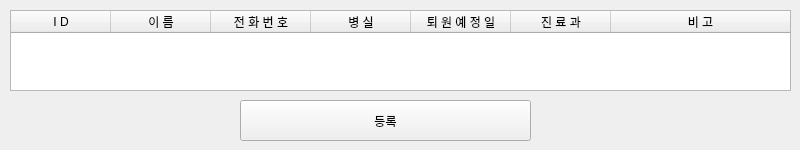
<?xml version="1.0" encoding="UTF-8"?>
<ui version="4.0">
 <class>Form</class>
 <widget class="QWidget" name="Form">
  <property name="geometry">
   <rect>
    <x>0</x>
    <y>0</y>
    <width>800</width>
    <height>150</height>
   </rect>
  </property>
  <property name="minimumSize">
   <size>
    <width>800</width>
    <height>150</height>
   </size>
  </property>
  <property name="maximumSize">
   <size>
    <width>800</width>
    <height>150</height>
   </size>
  </property>
  <property name="windowTitle">
   <string>Form</string>
  </property>
  <widget class="QWidget" name="verticalLayoutWidget">
   <property name="geometry">
    <rect>
     <x>10</x>
     <y>10</y>
     <width>781</width>
     <height>81</height>
    </rect>
   </property>
   <layout class="QVBoxLayout" name="verticalLayout">
    <item>
     <widget class="QTableWidget" name="tableWidget">
      <attribute name="horizontalHeaderVisible">
       <bool>true</bool>
      </attribute>
      <attribute name="horizontalHeaderCascadingSectionResizes">
       <bool>false</bool>
      </attribute>
      <attribute name="horizontalHeaderMinimumSectionSize">
       <number>33</number>
      </attribute>
      <attribute name="horizontalHeaderDefaultSectionSize">
       <number>100</number>
      </attribute>
      <attribute name="horizontalHeaderShowSortIndicator" stdset="0">
       <bool>false</bool>
      </attribute>
      <attribute name="horizontalHeaderStretchLastSection">
       <bool>true</bool>
      </attribute>
      <attribute name="verticalHeaderShowSortIndicator" stdset="0">
       <bool>false</bool>
      </attribute>
      <attribute name="verticalHeaderStretchLastSection">
       <bool>true</bool>
      </attribute>
      <column>
       <property name="text">
        <string>I D</string>
       </property>
       <property name="textAlignment">
        <set>AlignCenter</set>
       </property>
      </column>
      <column>
       <property name="text">
        <string>이 름</string>
       </property>
       <property name="textAlignment">
        <set>AlignCenter</set>
       </property>
      </column>
      <column>
       <property name="text">
        <string>전 화 번 호</string>
       </property>
       <property name="textAlignment">
        <set>AlignCenter</set>
       </property>
      </column>
      <column>
       <property name="text">
        <string>병 실</string>
       </property>
       <property name="textAlignment">
        <set>AlignCenter</set>
       </property>
      </column>
      <column>
       <property name="text">
        <string>퇴 원 예 정 일</string>
       </property>
       <property name="textAlignment">
        <set>AlignCenter</set>
       </property>
      </column>
      <column>
       <property name="text">
        <string>진 료 과</string>
       </property>
       <property name="textAlignment">
        <set>AlignCenter</set>
       </property>
      </column>
      <column>
       <property name="text">
        <string>비 고</string>
       </property>
       <property name="textAlignment">
        <set>AlignCenter</set>
       </property>
      </column>
     </widget>
    </item>
   </layout>
  </widget>
  <widget class="QPushButton" name="btnAdd">
   <property name="geometry">
    <rect>
     <x>240</x>
     <y>100</y>
     <width>291</width>
     <height>41</height>
    </rect>
   </property>
   <property name="text">
    <string>등록</string>
   </property>
  </widget>
 </widget>
 <resources/>
 <connections/>
</ui>
